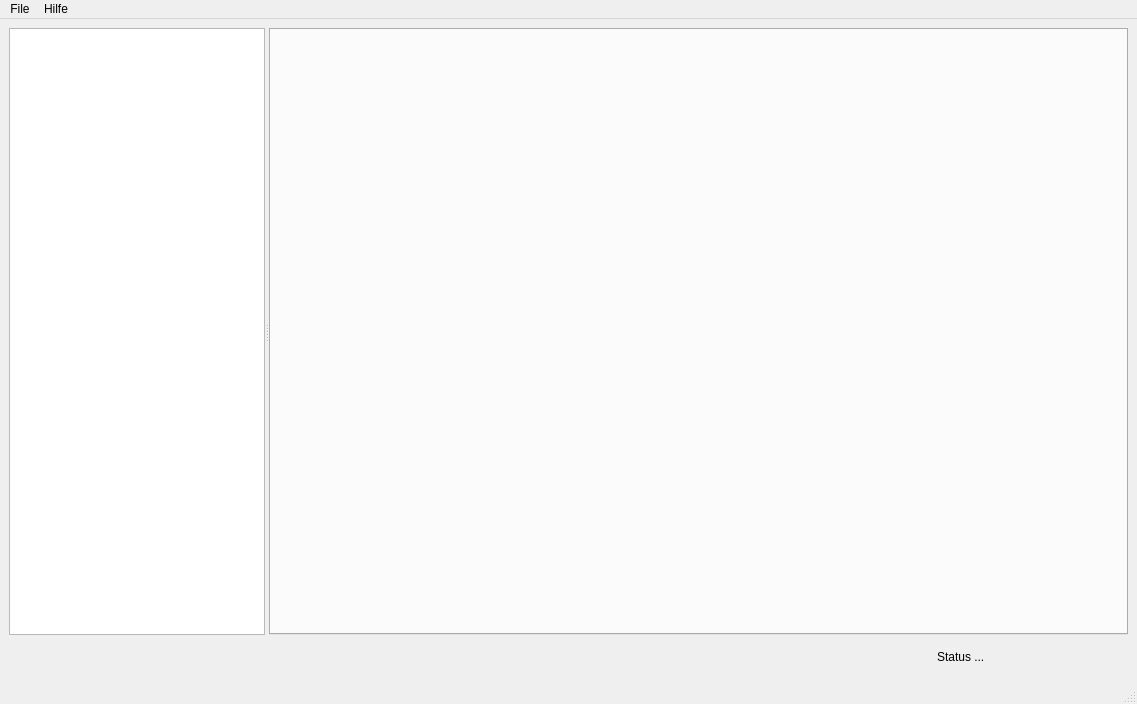
<?xml version="1.0" encoding="UTF-8"?>
<ui version="4.0">
 <class>window</class>
 <widget class="QMainWindow" name="window">
  <property name="geometry">
   <rect>
    <x>0</x>
    <y>0</y>
    <width>1137</width>
    <height>704</height>
   </rect>
  </property>
  <property name="sizePolicy">
   <sizepolicy hsizetype="Expanding" vsizetype="Expanding">
    <horstretch>0</horstretch>
    <verstretch>0</verstretch>
   </sizepolicy>
  </property>
  <property name="windowTitle">
   <string>Visualization</string>
  </property>
  <property name="autoFillBackground">
   <bool>false</bool>
  </property>
  <property name="tabShape">
   <enum>QTabWidget::Rounded</enum>
  </property>
  <property name="unifiedTitleAndToolBarOnMac">
   <bool>false</bool>
  </property>
  <widget class="QWidget" name="centralwidget">
   <property name="enabled">
    <bool>true</bool>
   </property>
   <property name="sizePolicy">
    <sizepolicy hsizetype="Expanding" vsizetype="Expanding">
     <horstretch>0</horstretch>
     <verstretch>0</verstretch>
    </sizepolicy>
   </property>
   <property name="autoFillBackground">
    <bool>false</bool>
   </property>
   <layout class="QVBoxLayout" name="verticalLayout">
    <item>
     <widget class="QSplitter" name="splitter">
      <property name="sizePolicy">
       <sizepolicy hsizetype="Expanding" vsizetype="Expanding">
        <horstretch>0</horstretch>
        <verstretch>0</verstretch>
       </sizepolicy>
      </property>
      <property name="orientation">
       <enum>Qt::Horizontal</enum>
      </property>
      <widget class="ProjectTreeView" name="projects">
       <property name="sizePolicy">
        <sizepolicy hsizetype="MinimumExpanding" vsizetype="Expanding">
         <horstretch>0</horstretch>
         <verstretch>0</verstretch>
        </sizepolicy>
       </property>
       <property name="headerHidden">
        <bool>true</bool>
       </property>
      </widget>
      <widget class="QTabWidget" name="tabs">
       <property name="sizePolicy">
        <sizepolicy hsizetype="Expanding" vsizetype="Expanding">
         <horstretch>1</horstretch>
         <verstretch>0</verstretch>
        </sizepolicy>
       </property>
       <property name="currentIndex">
        <number>-1</number>
       </property>
       <property name="tabsClosable">
        <bool>true</bool>
       </property>
      </widget>
     </widget>
    </item>
    <item>
     <widget class="QWidget" name="widget" native="true">
      <property name="sizePolicy">
       <sizepolicy hsizetype="Preferred" vsizetype="Preferred">
        <horstretch>0</horstretch>
        <verstretch>0</verstretch>
       </sizepolicy>
      </property>
      <property name="layoutDirection">
       <enum>Qt::LeftToRight</enum>
      </property>
      <layout class="QHBoxLayout" name="horizontalLayout_2">
       <property name="leftMargin">
        <number>0</number>
       </property>
       <property name="topMargin">
        <number>0</number>
       </property>
       <property name="rightMargin">
        <number>0</number>
       </property>
       <property name="bottomMargin">
        <number>0</number>
       </property>
       <item>
        <spacer name="horizontalSpacer">
         <property name="orientation">
          <enum>Qt::Horizontal</enum>
         </property>
         <property name="sizeHint" stdset="0">
          <size>
           <width>40</width>
           <height>20</height>
          </size>
         </property>
        </spacer>
       </item>
       <item>
        <widget class="StatusWidget" name="widget_2" native="true">
         <property name="sizePolicy">
          <sizepolicy hsizetype="Preferred" vsizetype="Preferred">
           <horstretch>0</horstretch>
           <verstretch>0</verstretch>
          </sizepolicy>
         </property>
         <property name="minimumSize">
          <size>
           <width>200</width>
           <height>0</height>
          </size>
         </property>
         <layout class="QHBoxLayout" name="horizontalLayout">
          <item>
           <widget class="QLabel" name="label">
            <property name="text">
             <string>Status ...</string>
            </property>
           </widget>
          </item>
         </layout>
        </widget>
       </item>
      </layout>
     </widget>
    </item>
   </layout>
  </widget>
  <widget class="QMenuBar" name="menubar">
   <property name="geometry">
    <rect>
     <x>0</x>
     <y>0</y>
     <width>1137</width>
     <height>22</height>
    </rect>
   </property>
   <widget class="QMenu" name="menuFile">
    <property name="title">
     <string>File</string>
    </property>
    <widget class="QMenu" name="menuWorkspace">
     <property name="title">
      <string>Workspace</string>
     </property>
     <addaction name="create_workspace"/>
     <addaction name="open_workspace"/>
     <addaction name="close_workspace"/>
    </widget>
    <addaction name="menuWorkspace"/>
    <addaction name="separator"/>
    <addaction name="import_reconstruction"/>
   </widget>
   <widget class="QMenu" name="menuHilfe">
    <property name="title">
     <string>Hilfe</string>
    </property>
    <addaction name="actionInfo"/>
   </widget>
   <addaction name="menuFile"/>
   <addaction name="menuHilfe"/>
  </widget>
  <widget class="QStatusBar" name="statusbar"/>
  <action name="actionOpen">
   <property name="text">
    <string>Open</string>
   </property>
  </action>
  <action name="actionInfo">
   <property name="text">
    <string>Info</string>
   </property>
  </action>
  <action name="open_workspace">
   <property name="text">
    <string>Open</string>
   </property>
  </action>
  <action name="close_workspace">
   <property name="text">
    <string>Close</string>
   </property>
  </action>
  <action name="import_reconstruction">
   <property name="text">
    <string>Import</string>
   </property>
  </action>
  <action name="create_workspace">
   <property name="text">
    <string>Create</string>
   </property>
  </action>
 </widget>
 <customwidgets>
  <customwidget>
   <class>ProjectTreeView</class>
   <extends>QTreeView</extends>
   <header>ba_trees.gui.main_window.ProjectTreeView.h</header>
   <slots>
    <slot>doubleClickedEvent(QModelIndex)</slot>
   </slots>
  </customwidget>
  <customwidget>
   <class>StatusWidget</class>
   <extends>QWidget</extends>
   <header>ba_trees.gui.status.StatusWidget.h</header>
   <container>1</container>
  </customwidget>
 </customwidgets>
 <resources/>
 <connections>
  <connection>
   <sender>import_reconstruction</sender>
   <signal>triggered()</signal>
   <receiver>window</receiver>
   <slot>importReconstruction()</slot>
   <hints>
    <hint type="sourcelabel">
     <x>-1</x>
     <y>-1</y>
    </hint>
    <hint type="destinationlabel">
     <x>381</x>
     <y>342</y>
    </hint>
   </hints>
  </connection>
  <connection>
   <sender>close_workspace</sender>
   <signal>triggered()</signal>
   <receiver>window</receiver>
   <slot>closeWorkspace()</slot>
   <hints>
    <hint type="sourcelabel">
     <x>-1</x>
     <y>-1</y>
    </hint>
    <hint type="destinationlabel">
     <x>381</x>
     <y>342</y>
    </hint>
   </hints>
  </connection>
  <connection>
   <sender>open_workspace</sender>
   <signal>triggered()</signal>
   <receiver>window</receiver>
   <slot>openWorkspace()</slot>
   <hints>
    <hint type="sourcelabel">
     <x>-1</x>
     <y>-1</y>
    </hint>
    <hint type="destinationlabel">
     <x>381</x>
     <y>342</y>
    </hint>
   </hints>
  </connection>
  <connection>
   <sender>create_workspace</sender>
   <signal>triggered()</signal>
   <receiver>window</receiver>
   <slot>createWorkspace()</slot>
   <hints>
    <hint type="sourcelabel">
     <x>-1</x>
     <y>-1</y>
    </hint>
    <hint type="destinationlabel">
     <x>381</x>
     <y>342</y>
    </hint>
   </hints>
  </connection>
  <connection>
   <sender>projects</sender>
   <signal>doubleClicked(QModelIndex)</signal>
   <receiver>projects</receiver>
   <slot>doubleClickedEvent(QModelIndex)</slot>
   <hints>
    <hint type="sourcelabel">
     <x>130</x>
     <y>198</y>
    </hint>
    <hint type="destinationlabel">
     <x>139</x>
     <y>180</y>
    </hint>
   </hints>
  </connection>
  <connection>
   <sender>tabs</sender>
   <signal>tabCloseRequested(int)</signal>
   <receiver>window</receiver>
   <slot>tabClose(int)</slot>
   <hints>
    <hint type="sourcelabel">
     <x>448</x>
     <y>97</y>
    </hint>
    <hint type="destinationlabel">
     <x>419</x>
     <y>-9</y>
    </hint>
   </hints>
  </connection>
 </connections>
 <slots>
  <slot>openWorkspace()</slot>
  <slot>importReconstruction()</slot>
  <slot>closeWorkspace()</slot>
  <slot>createWorkspace()</slot>
  <slot>tabClose(int)</slot>
 </slots>
</ui>
